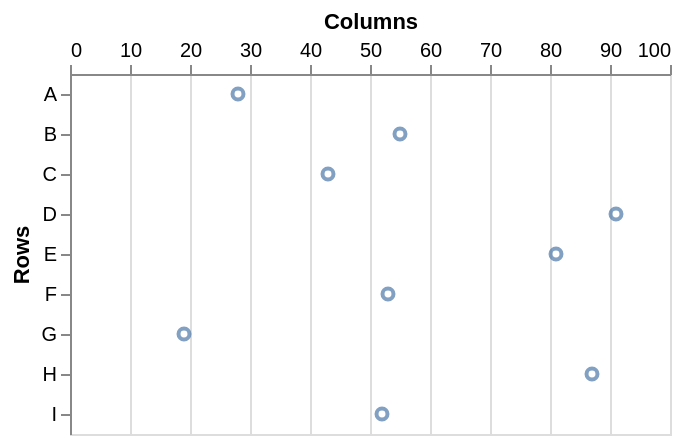

Express this chart as Vega-Lite.
### Vega-Lite specification from a JSON file in a GitHub repository (floating-point values rounded to 4 significant figures)
{"data": {"values": [{"a": "A", "b": 28}, {"a": "B", "b": 55}, {"a": "C", "b": 43}, {"a": "D", "b": 91}, {"a": "E", "b": 81}, {"a": "F", "b": 53}, {"a": "G", "b": 19}, {"a": "H", "b": 87}, {"a": "I", "b": 52}]}, "mark": "point", "encoding": {"x": {"field": "b", "type": "quantitative", "title": "Columns", "axis": {"orient": "top", "labelAngle": 0, "scale": {"reverse": true}}}, "y": {"field": "a", "type": "ordinal", "title": "Rows", "axis": {"orient": "left", "labelAngle": 0}}}}
